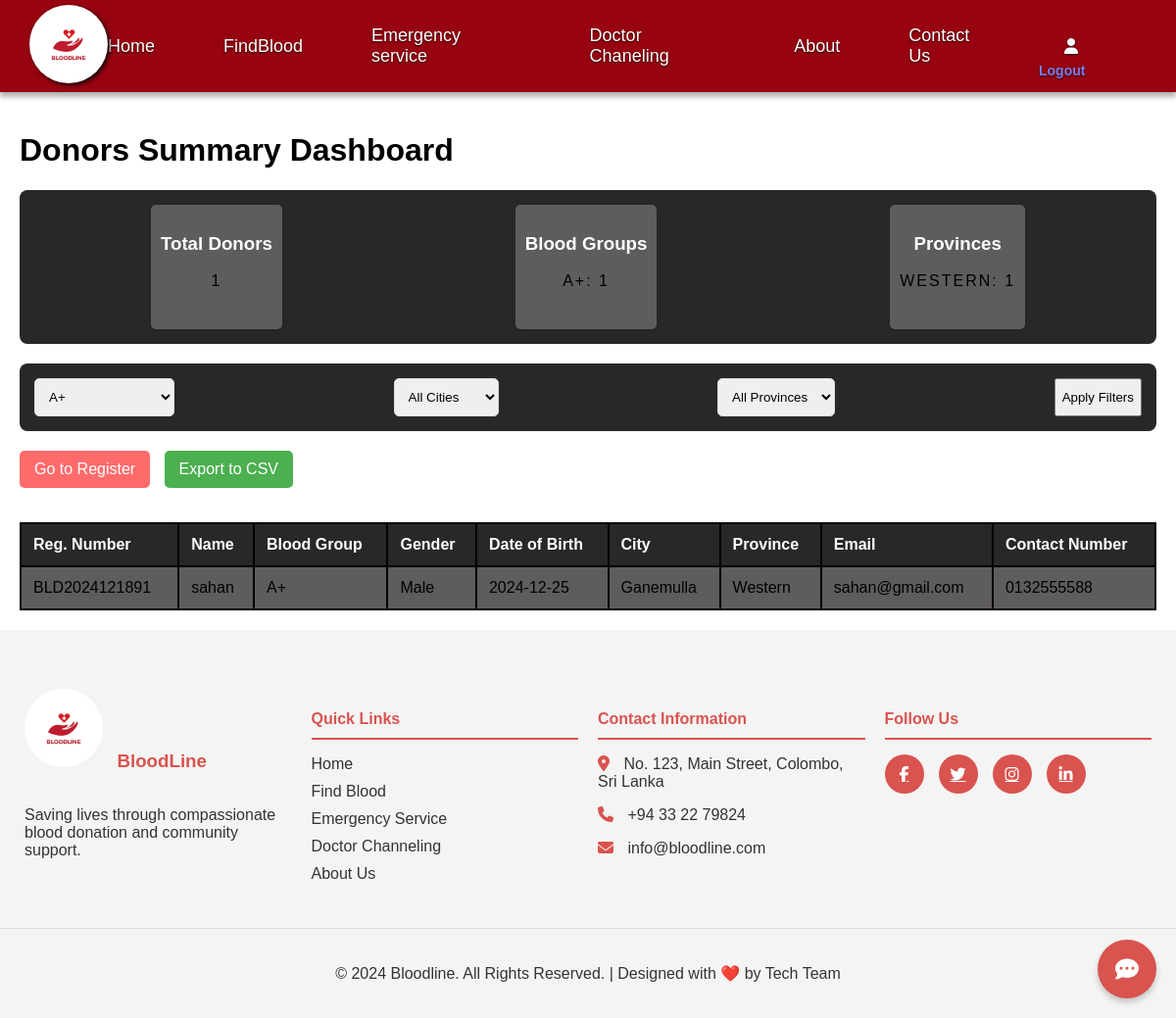
Page /blood_form/donors_summary.php?blood_group=A+ on the committed database.
### tables this page shows
CREATE TABLE `donors` (
  `donor_id` int(11) NOT NULL,
  `unique_registration_number` varchar(20) NOT NULL,
  `full_name` varchar(100) NOT NULL,
  `gender` enum('Male','Female','Other') NOT NULL,
  `date_of_birth` date NOT NULL,
  `blood_group` varchar(3) NOT NULL,
  `body_weight` decimal(5,2) NOT NULL,
  `email` varchar(100) NOT NULL,
  `contact_number` varchar(15) NOT NULL,
  `full_address` text NOT NULL,
  `city` varchar(50) NOT NULL,
  `province` varchar(50) NOT NULL,
  `pincode` varchar(10) NOT NULL,
  `registration_date` timestamp NOT NULL DEFAULT current_timestamp(),
  `last_donation_date` date DEFAULT NULL,
  `total_donations` int(11) DEFAULT 0,
  `is_active` tinyint(1) DEFAULT 1
);

### blood_form/donors_summary.php (the view, shortened to what this page needs)
<?php
require_once '../config.php';
$blood_group_filter = $_GET['blood_group'] ?? '';
$query = "SELECT * FROM donors WHERE 1=1";
$params = [];
if (!empty($blood_group_filter)) {
    $query .= " AND blood_group = :blood_group";
    $params[':blood_group'] = $blood_group_filter;
}
$stmt = $pdo->prepare($query);
$stmt->execute($params);
$donors = $stmt->fetchAll(PDO::FETCH_ASSOC);
?>
<!DOCTYPE html>
<html lang="en">
<head>
    <link rel="stylesheet" href="https://cdnjs.cloudflare.com/ajax/libs/font-awesome/6.6.0/css/all.min.css"
 />
    <link href='https://unpkg.com/boxicons@2.1.4/css/boxicons.min.css' rel='stylesheet'>
</head>
<body>
<nav class="navbar">
        <div class="logo-container">
            <img src="../images/logo.jpg" alt="Bloodline Logo">
        </div>
        <div class="nav-links">
            <a href="../index.php" id="nav-home">Home</a>
            <a href="../blood_form/donors_summary.php"  id="nav-home">FindBlood</a>
            <a href="../emergency_service.php"  id="nav-home">Emergency service</a>
            <a href="../channeling.php" id="nav-home">Doctor Chaneling</a>
            <a href="../index.php#aboutUs" id="nav-about">About</a>
            <a href="../contactus.php" id="nav-contact">Contact Us</a>
            <a href="#" id="nav-user">
            <i class="fas fa-user"></i>
                <div class="logout-btn">
                    <a href="login/logout.php">Logout</a>
                </div>
            </a>
        </div>
    </nav>
    <div class="container">
        <h1>Donors Summary Dashboard</h1>
        <div class="stats-card">
            <div class="stat-item">
                <h3>Total Donors</h3>
                <p><?php echo count($donors); ?></p>
            </div>
            <div class="stat-item">
                <h3>Blood Groups</h3>
                <p>
                    <?php
                    $blood_groups = array_count_values(array_column($donors, 'blood_group'));
                    foreach($blood_groups as $group => $count) {
                        echo "$group: $count<br>";
                    }
                    ?>
                </p>
            </div>
            <div class="stat-item">
                <h3>Provinces</h3>
                <p>
                    <?php
                    $province_counts = array_count_values(array_column($donors, 'province'));
                    foreach($province_counts as $province => $count) {
                        echo "$province: $count<br>";
                    }
                    ?>
                </p>
            </div>
        </div>
        <form method="GET" action="">
            <div class="filters">
                <select name="blood_group">
                    <option value="A+" <?= $blood_group_filter == 'A+' ? 'selected' : '' ?>>A+</option>
                </select>
                <select name="city">
                    <option value="">All Cities</option>
                </select>
                <select name="province">
                    <option value="">All Provinces</option>
                </select>
                <button type="submit">Apply Filters</button>
            </div>
        </form>
<div class="action-buttons">
    <a href="register.php" class="register-btn">Go to Register</a>
    <a href="export_donors.php" class="export-btn">Export to CSV</a>
</div>
        <table>
            <thead>
                <tr>
                    <th>Reg. Number</th>
                    <th>Name</th>
                    <th>Blood Group</th>
                    <th>Gender</th>
                    <th>Date of Birth</th>
                    <th>City</th>
                    <th>Province</th>
                    <th>Email</th>
                    <th>Contact Number</th>
                </tr>
            </thead>
            <tbody>
                <?php foreach ($donors as $donor): ?>
                    <tr>
                        <td><?= htmlspecialchars($donor['unique_registration_number']) ?></td>
                        <td><?= htmlspecialchars($donor['full_name']) ?></td>
                        <td><?= htmlspecialchars($donor['blood_group']) ?></td>
                        <td><?= htmlspecialchars($donor['gender']) ?></td>
                        <td><?= htmlspecialchars($donor['date_of_birth']) ?></td>
                        <td><?= htmlspecialchars($donor['city']) ?></td>
                        <td><?= htmlspecialchars($donor['province']) ?></td>
                        <td><?= htmlspecialchars($donor['email']) ?></td>
                        <td><?= htmlspecialchars($donor['contact_number']) ?></td>
                    </tr>
                <?php endforeach; ?>
            </tbody>
        </table>
    </div>
<div id="chatbot-widget">
    <div id="chatbot-icon">
        <i class="fas fa-comment-dots"></i>
    </div>
</div>
<footer class="footer">
    <div class="footer-container">
        <div class="footer-section">
            <div class="footer-logo">
                <img src="../images/logo.jpg" alt="Bloodline Logo">
                <h3>Blood<span>L</span>ine</h3>
            </div>
            <p>Saving lives through compassionate blood donation and community support.</p>
        </div>
        <div class="footer-section">
            <h4>Quick Links</h4>
            <ul>
                <li><a href="index.php">Home</a></li>
                <li><a href="blood_form/donors_summary.php">Find Blood</a></li>
                <li><a href="emergency_service.php">Emergency Service</a></li>
                <li><a href="channeling.php">Doctor Channeling</a></li>
                <li><a href="#aboutUs">About Us</a></li>
            </ul>
        </div>
        <div class="footer-section">
            <h4>Contact Information</h4>
            <div class="contact-info">
                <p><i class="fas fa-map-marker-alt"></i> No. 123, Main Street, Colombo, Sri Lanka</p>
                <p><i class="fas fa-phone"></i> +94 33 22 79824</p>
                <p><i class="fas fa-envelope"></i> info@bloodline.com</p>
            </div>
        </div>
        <div class="footer-section">
            <h4>Follow Us</h4>
            <div class="social-links">
                <a href="#" class="social-icon"><i class="fab fa-facebook-f"></i></a>
                <a href="#" class="social-icon"><i class="fab fa-twitter"></i></a>
                <a href="#" class="social-icon"><i class="fab fa-instagram"></i></a>
                <a href="#" class="social-icon"><i class="fab fa-linkedin-in"></i></a>
            </div>
        </div>
    </div>
    <div class="footer-bottom">
        <p>&copy; 2024 Bloodline. All Rights Reserved. | Designed with ❤️ by Tech Team</p>
    </div>
</footer>
</body>
</html>

### blood_form/donors_summary.php (style rules this page uses)
body { font-family: 'Arial', sans-serif; margin: 0; }
.container { background: white; box-shadow: 0 4px 6px rgba(0,0,0,0.1); background:white; padding: 20px; }
.filters { display: flex; justify-content: space-between; margin-bottom: 20px; background:rgb(41, 39, 39); padding: 15px; border-radius: 8px; }
.filters select, .filters input { padding: 10px; margin-right: 10px; border: 1px solid #ddd; border-radius: 5px; }
table { width: 100%; border-collapse: collapse; background:rgb(95, 92, 92); margin-top: 20px; }
table th, table td { border: 2px solid black; padding: 12px; text-align: left; }
table th { background-color:rgb(41, 39, 39) ; font-weight: bold; color: white; }
.stats-card { display: flex; justify-content: space-around; background: rgb(41, 39, 39); padding: 15px; border-radius: 8px; margin-bottom: 20px; }
.stat-item { text-align: center; padding: 10px; background: rgb(95, 92, 92); border-radius: 5px; box-shadow: 0 2px 4px rgba(0,0,0,0.1); }
.stats-card h3 { color: white; font-weight:bold; }
.stats-card p { margin-bottom: 30px; text-transform: uppercase; letter-spacing: 2px; }
.export-btn { display: inline-block; padding: 10px 15px; background-color: #4CAF50; color: white; text-decoration: none; border-radius: 5px; margin-bottom: 15px; }
.register-btn { display: inline-block; padding: 10px 15px; background-color: #FF6B6B; color: white; text-decoration: none; border-radius: 5px; margin-bottom: 15px; margin-right: 10px; transition: background-color 0.3s ease; }
.navbar { display: flex; justify-content: space-between; align-items: center; background-color: #970310; padding: 5px 30px; position: sticky; top: 0; z-index: 1000; box-shadow: 0 5px 5px rgba(0, 0, 0, 0.3); }
.logo-container img { height: auto; width: 80px; border-radius: 50%; filter: drop-shadow(2px 2px 2px rgba(0, 2, 4, 0.9)); }
.nav-links { display: flex; gap:10px; }
.nav-links .logout-btn a { font-size: 14px; margin: 25px 0px 0px -110px; color: rgb(125, 125, 235); font-weight: bold; }
.navbar a { color: #ffffff; text-decoration: none; font-size: 18px; display: flex; align-items: center; gap: 10px; transition: color 0.3s; padding-right: 60px; text-shadow: 0 1px 2px rgba(0, 0, 0, 0.8); }
.navbar i { font-size: 16px; }
#chatbot-widget { position: fixed; bottom: 20px; right: 20px; z-index: 1000; }
#chatbot-icon { width: 60px; height: 60px; background-color: #d9534f; border-radius: 50%; display: flex; justify-content: center; align-items: center; cursor: pointer; box-shadow: 0 4px 6px rgba(0,0,0,0.2); transition: all 0.3s ease; }
#chatbot-icon i { color: white; font-size: 24px; }
.footer { background-color: #f4f4f4; color: #333; padding: 50px 0 20px; font-family: Arial, sans-serif; }
.footer-container { display: flex; flex-wrap: wrap; justify-content: space-around; max-width: 1200px; margin: 0 auto; padding: 0 15px; }
.footer-section { flex: 1; margin: 10px; min-width: 250px; }
.footer-logo img { width: 80px; height: 80px; border-radius: 50%; }
.footer-logo h3 { display: inline-block; margin-left: 10px; color: #d9534f; }
.footer-section h4 { color: #d9534f; border-bottom: 2px solid #d9534f; padding-bottom: 10px; margin-bottom: 15px; }
.footer-section ul { list-style: none; padding: 0; }
.footer-section ul li { margin-bottom: 10px; }
.footer-section ul li a { color: #333; text-decoration: none; transition: color 0.3s ease; }
.contact-info p { margin-bottom: 10px; }
.contact-info i { margin-right: 10px; color: #d9534f; }
.social-links { display: flex; gap: 15px; }
.social-icon { color: #fff; background-color: #d9534f; width: 40px; height: 40px; border-radius: 50%; display: flex; align-items: center; justify-content: center; transition: background-color 0.3s ease; }
.footer-bottom { text-align: center; padding-top: 20px; border-top: 1px solid #ddd; margin-top: 20px; }

### rows in the picture
donors: unique_registration_number "BLD2024121891", full_name "sahan", blood_group "A+", gender "Male", date_of_birth "2024-12-25", city "Ganemulla", province "Western", email "sahan@gmail.com", contact_number "0132555588"

### other values in the picture
count($donors) "1"
$group "A+"
$count "1"
$province "WESTERN"
